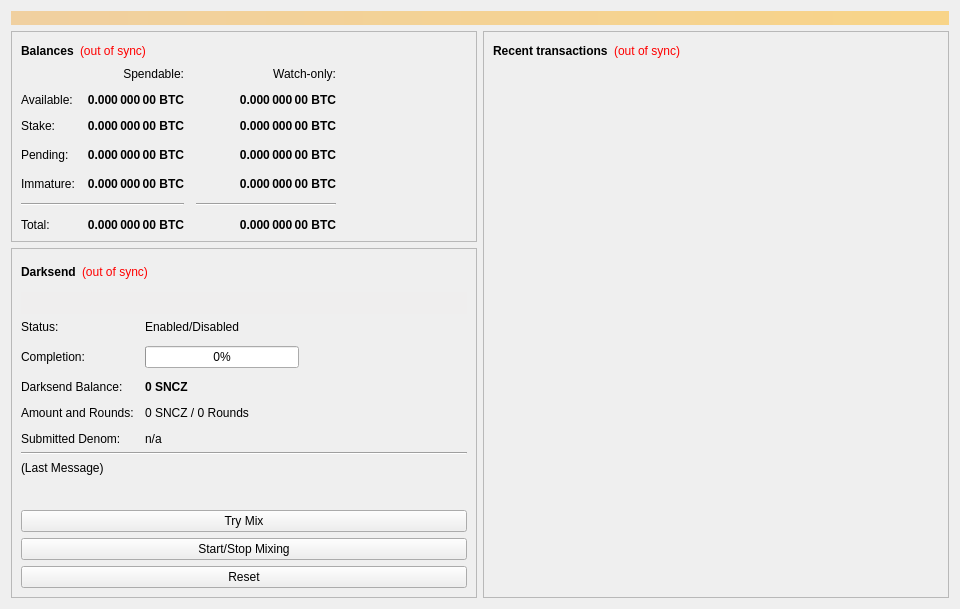
<?xml version="1.0" encoding="UTF-8"?>
<ui version="4.0">
 <class>OverviewPage</class>
 <widget class="QWidget" name="OverviewPage">
  <property name="geometry">
   <rect>
    <x>0</x>
    <y>0</y>
    <width>960</width>
    <height>594</height>
   </rect>
  </property>
  <property name="minimumSize">
   <size>
    <width>960</width>
    <height>0</height>
   </size>
  </property>
  <property name="windowTitle">
   <string>Form</string>
  </property>
  <layout class="QVBoxLayout" name="topLayout">
   <item>
    <widget class="QLabel" name="labelAlerts">
     <property name="visible">
      <bool>false</bool>
     </property>
     <property name="styleSheet">
      <string notr="true">background-color: qlineargradient(x1: 0, y1: 0, x2: 1, y2: 0, stop:0 #F0D0A0, stop:1 #F8D488); color:#000000;</string>
     </property>
     <property name="wordWrap">
      <bool>true</bool>
     </property>
     <property name="margin">
      <number>3</number>
     </property>
    </widget>
   </item>
   <item>
    <layout class="QHBoxLayout" name="horizontalLayout" stretch="1,1">
     <item>
      <layout class="QVBoxLayout" name="verticalLayout_2">
       <item>
        <widget class="QFrame" name="frame">
         <property name="frameShape">
          <enum>QFrame::StyledPanel</enum>
         </property>
         <property name="frameShadow">
          <enum>QFrame::Raised</enum>
         </property>
         <layout class="QVBoxLayout" name="verticalLayout_4">
          <item>
           <layout class="QHBoxLayout" name="horizontalLayout_4">
            <item>
             <widget class="QLabel" name="label_5">
              <property name="font">
               <font>
                <weight>75</weight>
                <bold>true</bold>
               </font>
              </property>
              <property name="text">
               <string>Balances</string>
              </property>
             </widget>
            </item>
            <item>
             <widget class="QLabel" name="labelWalletStatus">
              <property name="cursor">
               <cursorShape>WhatsThisCursor</cursorShape>
              </property>
              <property name="toolTip">
               <string>The displayed information may be out of date. Your wallet automatically synchronizes with the Sanchezium network after a connection is established, but this process has not completed yet.</string>
              </property>
              <property name="styleSheet">
               <string notr="true">QLabel { color: red; }</string>
              </property>
              <property name="text">
               <string notr="true">(out of sync)</string>
              </property>
              <property name="alignment">
               <set>Qt::AlignLeading|Qt::AlignLeft|Qt::AlignVCenter</set>
              </property>
             </widget>
            </item>
            <item>
             <spacer name="horizontalSpacer_3">
              <property name="orientation">
               <enum>Qt::Horizontal</enum>
              </property>
              <property name="sizeHint" stdset="0">
               <size>
                <width>40</width>
                <height>20</height>
               </size>
              </property>
             </spacer>
            </item>
           </layout>
          </item>
          <item>
           <layout class="QGridLayout" name="gridLayout">
            <property name="spacing">
             <number>12</number>
            </property>
            <item row="3" column="2">
             <widget class="QLabel" name="labelWatchPending">
              <property name="font">
               <font>
                <weight>75</weight>
                <bold>true</bold>
               </font>
              </property>
              <property name="cursor">
               <cursorShape>IBeamCursor</cursorShape>
              </property>
              <property name="toolTip">
               <string>Unconfirmed transactions to watch-only addresses</string>
              </property>
              <property name="text">
               <string notr="true">0.000 000 00 BTC</string>
              </property>
              <property name="alignment">
               <set>Qt::AlignRight|Qt::AlignTrailing|Qt::AlignVCenter</set>
              </property>
              <property name="textInteractionFlags">
               <set>Qt::LinksAccessibleByMouse|Qt::TextSelectableByKeyboard|Qt::TextSelectableByMouse</set>
              </property>
             </widget>
            </item>
            <item row="3" column="1">
             <widget class="QLabel" name="labelUnconfirmed">
              <property name="font">
               <font>
                <weight>75</weight>
                <bold>true</bold>
               </font>
              </property>
              <property name="cursor">
               <cursorShape>IBeamCursor</cursorShape>
              </property>
              <property name="toolTip">
               <string>Total of transactions that have yet to be confirmed, and do not yet count toward the spendable balance</string>
              </property>
              <property name="text">
               <string notr="true">0.000 000 00 BTC</string>
              </property>
              <property name="alignment">
               <set>Qt::AlignRight|Qt::AlignTrailing|Qt::AlignVCenter</set>
              </property>
              <property name="textInteractionFlags">
               <set>Qt::LinksAccessibleByMouse|Qt::TextSelectableByKeyboard|Qt::TextSelectableByMouse</set>
              </property>
             </widget>
            </item>
            <item row="4" column="2">
             <widget class="QLabel" name="labelWatchImmature">
              <property name="font">
               <font>
                <weight>75</weight>
                <bold>true</bold>
               </font>
              </property>
              <property name="cursor">
               <cursorShape>IBeamCursor</cursorShape>
              </property>
              <property name="toolTip">
               <string>Mined balance in watch-only addresses that has not yet matured</string>
              </property>
              <property name="text">
               <string notr="true">0.000 000 00 BTC</string>
              </property>
              <property name="alignment">
               <set>Qt::AlignRight|Qt::AlignTrailing|Qt::AlignVCenter</set>
              </property>
              <property name="textInteractionFlags">
               <set>Qt::LinksAccessibleByMouse|Qt::TextSelectableByKeyboard|Qt::TextSelectableByMouse</set>
              </property>
             </widget>
            </item>
            <item row="5" column="0" colspan="2">
             <widget class="Line" name="lineSpendableBalance">
              <property name="orientation">
               <enum>Qt::Horizontal</enum>
              </property>
             </widget>
            </item>
            <item row="5" column="2">
             <widget class="Line" name="lineWatchBalance">
              <property name="sizePolicy">
               <sizepolicy hsizetype="Preferred" vsizetype="Fixed">
                <horstretch>0</horstretch>
                <verstretch>0</verstretch>
               </sizepolicy>
              </property>
              <property name="minimumSize">
               <size>
                <width>140</width>
                <height>0</height>
               </size>
              </property>
              <property name="orientation">
               <enum>Qt::Horizontal</enum>
              </property>
             </widget>
            </item>
            <item row="6" column="0">
             <widget class="QLabel" name="labelTotalText">
              <property name="text">
               <string>Total:</string>
              </property>
             </widget>
            </item>
            <item row="4" column="1">
             <widget class="QLabel" name="labelImmature">
              <property name="font">
               <font>
                <weight>75</weight>
                <bold>true</bold>
               </font>
              </property>
              <property name="cursor">
               <cursorShape>IBeamCursor</cursorShape>
              </property>
              <property name="toolTip">
               <string>Mined balance that has not yet matured</string>
              </property>
              <property name="text">
               <string notr="true">0.000 000 00 BTC</string>
              </property>
              <property name="alignment">
               <set>Qt::AlignRight|Qt::AlignTrailing|Qt::AlignVCenter</set>
              </property>
              <property name="textInteractionFlags">
               <set>Qt::LinksAccessibleByMouse|Qt::TextSelectableByKeyboard|Qt::TextSelectableByMouse</set>
              </property>
             </widget>
            </item>
            <item row="3" column="3">
             <spacer name="horizontalSpacer_2">
              <property name="orientation">
               <enum>Qt::Horizontal</enum>
              </property>
              <property name="sizeHint" stdset="0">
               <size>
                <width>40</width>
                <height>20</height>
               </size>
              </property>
             </spacer>
            </item>
            <item row="4" column="0">
             <widget class="QLabel" name="labelImmatureText">
              <property name="text">
               <string>Immature:</string>
              </property>
             </widget>
            </item>
            <item row="6" column="1">
             <widget class="QLabel" name="labelTotal">
              <property name="font">
               <font>
                <weight>75</weight>
                <bold>true</bold>
               </font>
              </property>
              <property name="cursor">
               <cursorShape>IBeamCursor</cursorShape>
              </property>
              <property name="toolTip">
               <string>Your current total balance</string>
              </property>
              <property name="text">
               <string notr="true">0.000 000 00 BTC</string>
              </property>
              <property name="alignment">
               <set>Qt::AlignRight|Qt::AlignTrailing|Qt::AlignVCenter</set>
              </property>
              <property name="textInteractionFlags">
               <set>Qt::LinksAccessibleByMouse|Qt::TextSelectableByKeyboard|Qt::TextSelectableByMouse</set>
              </property>
             </widget>
            </item>
            <item row="6" column="2">
             <widget class="QLabel" name="labelWatchTotal">
              <property name="font">
               <font>
                <weight>75</weight>
                <bold>true</bold>
               </font>
              </property>
              <property name="cursor">
               <cursorShape>IBeamCursor</cursorShape>
              </property>
              <property name="toolTip">
               <string>Current total balance in watch-only addresses</string>
              </property>
              <property name="text">
               <string notr="true">0.000 000 00 BTC</string>
              </property>
              <property name="alignment">
               <set>Qt::AlignRight|Qt::AlignTrailing|Qt::AlignVCenter</set>
              </property>
              <property name="textInteractionFlags">
               <set>Qt::LinksAccessibleByMouse|Qt::TextSelectableByKeyboard|Qt::TextSelectableByMouse</set>
              </property>
             </widget>
            </item>
            <item row="0" column="2">
             <widget class="QLabel" name="labelWatchonly">
              <property name="text">
               <string>Watch-only:</string>
              </property>
              <property name="alignment">
               <set>Qt::AlignRight|Qt::AlignTrailing|Qt::AlignVCenter</set>
              </property>
             </widget>
            </item>
            <item row="1" column="0">
             <widget class="QLabel" name="labelBalanceText">
              <property name="text">
               <string>Available:</string>
              </property>
             </widget>
            </item>
            <item row="1" column="1">
             <widget class="QLabel" name="labelBalance">
              <property name="font">
               <font>
                <weight>75</weight>
                <bold>true</bold>
               </font>
              </property>
              <property name="cursor">
               <cursorShape>IBeamCursor</cursorShape>
              </property>
              <property name="toolTip">
               <string>Your current spendable balance</string>
              </property>
              <property name="text">
               <string notr="true">0.000 000 00 BTC</string>
              </property>
              <property name="alignment">
               <set>Qt::AlignRight|Qt::AlignTrailing|Qt::AlignVCenter</set>
              </property>
              <property name="textInteractionFlags">
               <set>Qt::LinksAccessibleByMouse|Qt::TextSelectableByKeyboard|Qt::TextSelectableByMouse</set>
              </property>
             </widget>
            </item>
            <item row="2" column="0">
             <widget class="QLabel" name="label_10">
              <property name="text">
               <string>Stake:</string>
              </property>
             </widget>
            </item>
            <item row="2" column="1">
             <widget class="QLabel" name="labelStake">
              <property name="font">
               <font>
                <weight>75</weight>
                <bold>true</bold>
               </font>
              </property>
              <property name="cursor">
               <cursorShape>IBeamCursor</cursorShape>
              </property>
              <property name="toolTip">
               <string>Total of coins that was staked, and do not yet count toward the current balance</string>
              </property>
              <property name="text">
               <string notr="true">0.000 000 00 BTC</string>
              </property>
              <property name="alignment">
               <set>Qt::AlignRight|Qt::AlignTrailing|Qt::AlignVCenter</set>
              </property>
              <property name="textInteractionFlags">
               <set>Qt::LinksAccessibleByMouse|Qt::TextSelectableByKeyboard|Qt::TextSelectableByMouse</set>
              </property>
             </widget>
            </item>
            <item row="2" column="2">
             <widget class="QLabel" name="labelWatchStake">
              <property name="font">
               <font>
                <weight>75</weight>
                <bold>true</bold>
               </font>
              </property>
              <property name="cursor">
               <cursorShape>IBeamCursor</cursorShape>
              </property>
              <property name="toolTip">
               <string>Total of coins that was staked in watch-only addresses, and do not yet count toward the current watch-only balance</string>
              </property>
              <property name="text">
               <string notr="true">0.000 000 00 BTC</string>
              </property>
              <property name="alignment">
               <set>Qt::AlignRight|Qt::AlignTrailing|Qt::AlignVCenter</set>
              </property>
              <property name="textInteractionFlags">
               <set>Qt::LinksAccessibleByMouse|Qt::TextSelectableByKeyboard|Qt::TextSelectableByMouse</set>
              </property>
             </widget>
            </item>
            <item row="1" column="2">
             <widget class="QLabel" name="labelWatchAvailable">
              <property name="font">
               <font>
                <weight>75</weight>
                <bold>true</bold>
               </font>
              </property>
              <property name="cursor">
               <cursorShape>IBeamCursor</cursorShape>
              </property>
              <property name="toolTip">
               <string>Your current balance in watch-only addresses</string>
              </property>
              <property name="text">
               <string notr="true">0.000 000 00 BTC</string>
              </property>
              <property name="alignment">
               <set>Qt::AlignRight|Qt::AlignTrailing|Qt::AlignVCenter</set>
              </property>
              <property name="textInteractionFlags">
               <set>Qt::LinksAccessibleByMouse|Qt::TextSelectableByKeyboard|Qt::TextSelectableByMouse</set>
              </property>
             </widget>
            </item>
            <item row="3" column="0">
             <widget class="QLabel" name="labelPendingText">
              <property name="text">
               <string>Pending:</string>
              </property>
             </widget>
            </item>
            <item row="0" column="1">
             <widget class="QLabel" name="labelSpendable">
              <property name="text">
               <string>Spendable:</string>
              </property>
              <property name="alignment">
               <set>Qt::AlignRight|Qt::AlignTrailing|Qt::AlignVCenter</set>
              </property>
             </widget>
            </item>
           </layout>
          </item>
         </layout>
        </widget>
       </item>
       <item>
        <widget class="QFrame" name="frameDarksend">
         <property name="sizePolicy">
          <sizepolicy hsizetype="Expanding" vsizetype="Expanding">
           <horstretch>0</horstretch>
           <verstretch>0</verstretch>
          </sizepolicy>
         </property>
         <property name="minimumSize">
          <size>
           <width>0</width>
           <height>350</height>
          </size>
         </property>
         <property name="layoutDirection">
          <enum>Qt::LeftToRight</enum>
         </property>
         <property name="frameShape">
          <enum>QFrame::StyledPanel</enum>
         </property>
         <property name="frameShadow">
          <enum>QFrame::Raised</enum>
         </property>
         <layout class="QVBoxLayout" name="verticalLayout_5">
          <item>
           <layout class="QHBoxLayout" name="horizontalLayout_5">
            <item>
             <widget class="QLabel" name="label_2">
              <property name="font">
               <font>
                <weight>75</weight>
                <bold>true</bold>
               </font>
              </property>
              <property name="text">
               <string>Darksend</string>
              </property>
             </widget>
            </item>
            <item>
             <widget class="QLabel" name="labelDarksendSyncStatus">
              <property name="toolTip">
               <string>The displayed information may be out of date. Your wallet automatically synchronizes with the Sanchezium network after a connection is established, but this process has not completed yet.</string>
              </property>
              <property name="styleSheet">
               <string notr="true">QLabel { color: red; }</string>
              </property>
              <property name="text">
               <string notr="true">(out of sync)</string>
              </property>
              <property name="alignment">
               <set>Qt::AlignLeading|Qt::AlignLeft|Qt::AlignVCenter</set>
              </property>
             </widget>
            </item>
            <item>
             <spacer name="horizontalSpacer_4">
              <property name="orientation">
               <enum>Qt::Horizontal</enum>
              </property>
              <property name="sizeHint" stdset="0">
               <size>
                <width>40</width>
                <height>20</height>
               </size>
              </property>
             </spacer>
            </item>
           </layout>
          </item>
          <item>
           <widget class="QPushButton" name="runAutoDenom">
            <property name="palette">
             <palette>
              <active>
               <colorrole role="WindowText">
                <brush brushstyle="SolidPattern">
                 <color alpha="255">
                  <red>0</red>
                  <green>0</green>
                  <blue>0</blue>
                 </color>
                </brush>
               </colorrole>
               <colorrole role="Button">
                <brush brushstyle="SolidPattern">
                 <color alpha="255">
                  <red>239</red>
                  <green>238</green>
                  <blue>238</blue>
                 </color>
                </brush>
               </colorrole>
               <colorrole role="Light">
                <brush brushstyle="SolidPattern">
                 <color alpha="255">
                  <red>255</red>
                  <green>255</green>
                  <blue>255</blue>
                 </color>
                </brush>
               </colorrole>
               <colorrole role="Midlight">
                <brush brushstyle="SolidPattern">
                 <color alpha="255">
                  <red>247</red>
                  <green>246</green>
                  <blue>246</blue>
                 </color>
                </brush>
               </colorrole>
               <colorrole role="Dark">
                <brush brushstyle="SolidPattern">
                 <color alpha="255">
                  <red>119</red>
                  <green>119</green>
                  <blue>119</blue>
                 </color>
                </brush>
               </colorrole>
               <colorrole role="Mid">
                <brush brushstyle="SolidPattern">
                 <color alpha="255">
                  <red>159</red>
                  <green>159</green>
                  <blue>159</blue>
                 </color>
                </brush>
               </colorrole>
               <colorrole role="Text">
                <brush brushstyle="SolidPattern">
                 <color alpha="255">
                  <red>0</red>
                  <green>0</green>
                  <blue>0</blue>
                 </color>
                </brush>
               </colorrole>
               <colorrole role="BrightText">
                <brush brushstyle="SolidPattern">
                 <color alpha="255">
                  <red>255</red>
                  <green>255</green>
                  <blue>255</blue>
                 </color>
                </brush>
               </colorrole>
               <colorrole role="ButtonText">
                <brush brushstyle="SolidPattern">
                 <color alpha="255">
                  <red>0</red>
                  <green>0</green>
                  <blue>0</blue>
                 </color>
                </brush>
               </colorrole>
               <colorrole role="Base">
                <brush brushstyle="SolidPattern">
                 <color alpha="255">
                  <red>255</red>
                  <green>255</green>
                  <blue>255</blue>
                 </color>
                </brush>
               </colorrole>
               <colorrole role="Window">
                <brush brushstyle="SolidPattern">
                 <color alpha="255">
                  <red>239</red>
                  <green>238</green>
                  <blue>238</blue>
                 </color>
                </brush>
               </colorrole>
               <colorrole role="Shadow">
                <brush brushstyle="SolidPattern">
                 <color alpha="255">
                  <red>0</red>
                  <green>0</green>
                  <blue>0</blue>
                 </color>
                </brush>
               </colorrole>
               <colorrole role="AlternateBase">
                <brush brushstyle="SolidPattern">
                 <color alpha="255">
                  <red>247</red>
                  <green>246</green>
                  <blue>246</blue>
                 </color>
                </brush>
               </colorrole>
               <colorrole role="ToolTipBase">
                <brush brushstyle="SolidPattern">
                 <color alpha="255">
                  <red>255</red>
                  <green>255</green>
                  <blue>220</blue>
                 </color>
                </brush>
               </colorrole>
               <colorrole role="ToolTipText">
                <brush brushstyle="SolidPattern">
                 <color alpha="255">
                  <red>0</red>
                  <green>0</green>
                  <blue>0</blue>
                 </color>
                </brush>
               </colorrole>
              </active>
              <inactive>
               <colorrole role="WindowText">
                <brush brushstyle="SolidPattern">
                 <color alpha="255">
                  <red>0</red>
                  <green>0</green>
                  <blue>0</blue>
                 </color>
                </brush>
               </colorrole>
               <colorrole role="Button">
                <brush brushstyle="SolidPattern">
                 <color alpha="255">
                  <red>239</red>
                  <green>238</green>
                  <blue>238</blue>
                 </color>
                </brush>
               </colorrole>
               <colorrole role="Light">
                <brush brushstyle="SolidPattern">
                 <color alpha="255">
                  <red>255</red>
                  <green>255</green>
                  <blue>255</blue>
                 </color>
                </brush>
               </colorrole>
               <colorrole role="Midlight">
                <brush brushstyle="SolidPattern">
                 <color alpha="255">
                  <red>247</red>
                  <green>246</green>
                  <blue>246</blue>
                 </color>
                </brush>
               </colorrole>
               <colorrole role="Dark">
                <brush brushstyle="SolidPattern">
                 <color alpha="255">
                  <red>119</red>
                  <green>119</green>
                  <blue>119</blue>
                 </color>
                </brush>
               </colorrole>
               <colorrole role="Mid">
                <brush brushstyle="SolidPattern">
                 <color alpha="255">
                  <red>159</red>
                  <green>159</green>
                  <blue>159</blue>
                 </color>
                </brush>
               </colorrole>
               <colorrole role="Text">
                <brush brushstyle="SolidPattern">
                 <color alpha="255">
                  <red>0</red>
                  <green>0</green>
                  <blue>0</blue>
                 </color>
                </brush>
               </colorrole>
               <colorrole role="BrightText">
                <brush brushstyle="SolidPattern">
                 <color alpha="255">
                  <red>255</red>
                  <green>255</green>
                  <blue>255</blue>
                 </color>
                </brush>
               </colorrole>
               <colorrole role="ButtonText">
                <brush brushstyle="SolidPattern">
                 <color alpha="255">
                  <red>0</red>
                  <green>0</green>
                  <blue>0</blue>
                 </color>
                </brush>
               </colorrole>
               <colorrole role="Base">
                <brush brushstyle="SolidPattern">
                 <color alpha="255">
                  <red>255</red>
                  <green>255</green>
                  <blue>255</blue>
                 </color>
                </brush>
               </colorrole>
               <colorrole role="Window">
                <brush brushstyle="SolidPattern">
                 <color alpha="255">
                  <red>239</red>
                  <green>238</green>
                  <blue>238</blue>
                 </color>
                </brush>
               </colorrole>
               <colorrole role="Shadow">
                <brush brushstyle="SolidPattern">
                 <color alpha="255">
                  <red>0</red>
                  <green>0</green>
                  <blue>0</blue>
                 </color>
                </brush>
               </colorrole>
               <colorrole role="AlternateBase">
                <brush brushstyle="SolidPattern">
                 <color alpha="255">
                  <red>247</red>
                  <green>246</green>
                  <blue>246</blue>
                 </color>
                </brush>
               </colorrole>
               <colorrole role="ToolTipBase">
                <brush brushstyle="SolidPattern">
                 <color alpha="255">
                  <red>255</red>
                  <green>255</green>
                  <blue>220</blue>
                 </color>
                </brush>
               </colorrole>
               <colorrole role="ToolTipText">
                <brush brushstyle="SolidPattern">
                 <color alpha="255">
                  <red>0</red>
                  <green>0</green>
                  <blue>0</blue>
                 </color>
                </brush>
               </colorrole>
              </inactive>
              <disabled>
               <colorrole role="WindowText">
                <brush brushstyle="SolidPattern">
                 <color alpha="255">
                  <red>119</red>
                  <green>119</green>
                  <blue>119</blue>
                 </color>
                </brush>
               </colorrole>
               <colorrole role="Button">
                <brush brushstyle="SolidPattern">
                 <color alpha="255">
                  <red>239</red>
                  <green>238</green>
                  <blue>238</blue>
                 </color>
                </brush>
               </colorrole>
               <colorrole role="Light">
                <brush brushstyle="SolidPattern">
                 <color alpha="255">
                  <red>255</red>
                  <green>255</green>
                  <blue>255</blue>
                 </color>
                </brush>
               </colorrole>
               <colorrole role="Midlight">
                <brush brushstyle="SolidPattern">
                 <color alpha="255">
                  <red>247</red>
                  <green>246</green>
                  <blue>246</blue>
                 </color>
                </brush>
               </colorrole>
               <colorrole role="Dark">
                <brush brushstyle="SolidPattern">
                 <color alpha="255">
                  <red>119</red>
                  <green>119</green>
                  <blue>119</blue>
                 </color>
                </brush>
               </colorrole>
               <colorrole role="Mid">
                <brush brushstyle="SolidPattern">
                 <color alpha="255">
                  <red>159</red>
                  <green>159</green>
                  <blue>159</blue>
                 </color>
                </brush>
               </colorrole>
               <colorrole role="Text">
                <brush brushstyle="SolidPattern">
                 <color alpha="255">
                  <red>119</red>
                  <green>119</green>
                  <blue>119</blue>
                 </color>
                </brush>
               </colorrole>
               <colorrole role="BrightText">
                <brush brushstyle="SolidPattern">
                 <color alpha="255">
                  <red>255</red>
                  <green>255</green>
                  <blue>255</blue>
                 </color>
                </brush>
               </colorrole>
               <colorrole role="ButtonText">
                <brush brushstyle="SolidPattern">
                 <color alpha="255">
                  <red>119</red>
                  <green>119</green>
                  <blue>119</blue>
                 </color>
                </brush>
               </colorrole>
               <colorrole role="Base">
                <brush brushstyle="SolidPattern">
                 <color alpha="255">
                  <red>239</red>
                  <green>238</green>
                  <blue>238</blue>
                 </color>
                </brush>
               </colorrole>
               <colorrole role="Window">
                <brush brushstyle="SolidPattern">
                 <color alpha="255">
                  <red>239</red>
                  <green>238</green>
                  <blue>238</blue>
                 </color>
                </brush>
               </colorrole>
               <colorrole role="Shadow">
                <brush brushstyle="SolidPattern">
                 <color alpha="255">
                  <red>0</red>
                  <green>0</green>
                  <blue>0</blue>
                 </color>
                </brush>
               </colorrole>
               <colorrole role="AlternateBase">
                <brush brushstyle="SolidPattern">
                 <color alpha="255">
                  <red>239</red>
                  <green>238</green>
                  <blue>238</blue>
                 </color>
                </brush>
               </colorrole>
               <colorrole role="ToolTipBase">
                <brush brushstyle="SolidPattern">
                 <color alpha="255">
                  <red>255</red>
                  <green>255</green>
                  <blue>220</blue>
                 </color>
                </brush>
               </colorrole>
               <colorrole role="ToolTipText">
                <brush brushstyle="SolidPattern">
                 <color alpha="255">
                  <red>0</red>
                  <green>0</green>
                  <blue>0</blue>
                 </color>
                </brush>
               </colorrole>
              </disabled>
             </palette>
            </property>
            <property name="focusPolicy">
             <enum>Qt::NoFocus</enum>
            </property>
            <property name="autoFillBackground">
             <bool>true</bool>
            </property>
            <property name="text">
             <string/>
            </property>
            <property name="flat">
             <bool>true</bool>
            </property>
           </widget>
          </item>
          <item>
           <layout class="QFormLayout" name="formLayout">
            <property name="fieldGrowthPolicy">
             <enum>QFormLayout::AllNonFixedFieldsGrow</enum>
            </property>
            <property name="horizontalSpacing">
             <number>11</number>
            </property>
            <property name="verticalSpacing">
             <number>12</number>
            </property>
            <item row="0" column="0">
             <widget class="QLabel" name="label_6">
              <property name="text">
               <string>Status:</string>
              </property>
             </widget>
            </item>
            <item row="1" column="0">
             <widget class="QLabel" name="label_7">
              <property name="text">
               <string>Completion:</string>
              </property>
             </widget>
            </item>
            <item row="1" column="1">
             <widget class="QProgressBar" name="darksendProgress">
              <property name="maximumSize">
               <size>
                <width>154</width>
                <height>16777215</height>
               </size>
              </property>
              <property name="value">
               <number>0</number>
              </property>
             </widget>
            </item>
            <item row="3" column="0">
             <widget class="QLabel" name="labelAnonymizedText">
              <property name="text">
               <string>Darksend Balance:</string>
              </property>
             </widget>
            </item>
            <item row="3" column="1">
             <widget class="QLabel" name="labelAnonymized">
              <property name="font">
               <font>
                <weight>75</weight>
                <bold>true</bold>
               </font>
              </property>
              <property name="text">
               <string notr="true">0 SNCZ</string>
              </property>
             </widget>
            </item>
            <item row="4" column="0">
             <widget class="QLabel" name="label_8">
              <property name="text">
               <string>Amount and Rounds:</string>
              </property>
             </widget>
            </item>
            <item row="4" column="1">
             <widget class="QLabel" name="labelAmountRounds">
              <property name="text">
               <string>0 SNCZ / 0 Rounds</string>
              </property>
             </widget>
            </item>
            <item row="5" column="0">
             <widget class="QLabel" name="label_9">
              <property name="text">
               <string>Submitted Denom:</string>
              </property>
             </widget>
            </item>
            <item row="5" column="1">
             <widget class="QLabel" name="labelSubmittedDenom">
              <property name="toolTip">
               <string>The denominations you submitted to the Masternode.&lt;br&gt;To mix, other users must submit the exact same denominations.</string>
              </property>
              <property name="text">
               <string>n/a</string>
              </property>
             </widget>
            </item>
            <item row="0" column="1">
             <widget class="QLabel" name="darksendEnabled">
              <property name="text">
               <string>Enabled/Disabled</string>
              </property>
             </widget>
            </item>
           </layout>
          </item>
          <item>
           <widget class="Line" name="lineLastMessage">
            <property name="orientation">
             <enum>Qt::Horizontal</enum>
            </property>
           </widget>
          </item>
          <item>
           <widget class="QLabel" name="darksendStatus">
            <property name="minimumSize">
             <size>
              <width>288</width>
              <height>43</height>
             </size>
            </property>
            <property name="text">
             <string>(Last Message)</string>
            </property>
            <property name="alignment">
             <set>Qt::AlignLeading|Qt::AlignLeft|Qt::AlignTop</set>
            </property>
            <property name="wordWrap">
             <bool>true</bool>
            </property>
           </widget>
          </item>
          <item>
           <widget class="QPushButton" name="darksendAuto">
            <property name="sizePolicy">
             <sizepolicy hsizetype="MinimumExpanding" vsizetype="Fixed">
              <horstretch>0</horstretch>
              <verstretch>0</verstretch>
             </sizepolicy>
            </property>
            <property name="toolTip">
             <string>Try to manually submit a Darksend request.</string>
            </property>
            <property name="text">
             <string>Try Mix</string>
            </property>
           </widget>
          </item>
          <item>
           <widget class="QPushButton" name="toggleDarksend">
            <property name="sizePolicy">
             <sizepolicy hsizetype="MinimumExpanding" vsizetype="Fixed">
              <horstretch>0</horstretch>
              <verstretch>0</verstretch>
             </sizepolicy>
            </property>
            <property name="text">
             <string>Start/Stop Mixing</string>
            </property>
           </widget>
          </item>
          <item>
           <widget class="QPushButton" name="darksendReset">
            <property name="sizePolicy">
             <sizepolicy hsizetype="MinimumExpanding" vsizetype="Fixed">
              <horstretch>0</horstretch>
              <verstretch>0</verstretch>
             </sizepolicy>
            </property>
            <property name="toolTip">
             <string>Reset the current status of Darksend (can interrupt Darksend if it's in the process of Mixing, which can cost you money!)</string>
            </property>
            <property name="autoFillBackground">
             <bool>false</bool>
            </property>
            <property name="text">
             <string>Reset</string>
            </property>
           </widget>
          </item>
         </layout>
        </widget>
       </item>
       <item>
        <spacer name="verticalSpacer">
         <property name="orientation">
          <enum>Qt::Vertical</enum>
         </property>
         <property name="sizeHint" stdset="0">
          <size>
           <width>20</width>
           <height>40</height>
          </size>
         </property>
        </spacer>
       </item>
      </layout>
     </item>
     <item>
      <layout class="QVBoxLayout" name="verticalLayout_3">
       <item>
        <widget class="QFrame" name="frame_2">
         <property name="frameShape">
          <enum>QFrame::StyledPanel</enum>
         </property>
         <property name="frameShadow">
          <enum>QFrame::Raised</enum>
         </property>
         <layout class="QVBoxLayout" name="verticalLayout">
          <item>
           <layout class="QHBoxLayout" name="horizontalLayout_2">
            <item>
             <widget class="QLabel" name="label_4">
              <property name="font">
               <font>
                <weight>75</weight>
                <bold>true</bold>
               </font>
              </property>
              <property name="text">
               <string>Recent transactions</string>
              </property>
             </widget>
            </item>
            <item>
             <widget class="QLabel" name="labelTransactionsStatus">
              <property name="cursor">
               <cursorShape>WhatsThisCursor</cursorShape>
              </property>
              <property name="toolTip">
               <string>The displayed information may be out of date. Your wallet automatically synchronizes with the Sanchezium network after a connection is established, but this process has not completed yet.</string>
              </property>
              <property name="styleSheet">
               <string notr="true">QLabel { color: red; }</string>
              </property>
              <property name="text">
               <string notr="true">(out of sync)</string>
              </property>
              <property name="alignment">
               <set>Qt::AlignRight|Qt::AlignTrailing|Qt::AlignVCenter</set>
              </property>
             </widget>
            </item>
            <item>
             <spacer name="horizontalSpacer">
              <property name="orientation">
               <enum>Qt::Horizontal</enum>
              </property>
              <property name="sizeHint" stdset="0">
               <size>
                <width>40</width>
                <height>20</height>
               </size>
              </property>
             </spacer>
            </item>
           </layout>
          </item>
          <item>
           <widget class="QListView" name="listTransactions">
            <property name="styleSheet">
             <string notr="true">QListView { background: transparent; }</string>
            </property>
            <property name="frameShape">
             <enum>QFrame::NoFrame</enum>
            </property>
            <property name="verticalScrollBarPolicy">
             <enum>Qt::ScrollBarAlwaysOff</enum>
            </property>
            <property name="horizontalScrollBarPolicy">
             <enum>Qt::ScrollBarAlwaysOff</enum>
            </property>
            <property name="selectionMode">
             <enum>QAbstractItemView::NoSelection</enum>
            </property>
           </widget>
          </item>
         </layout>
        </widget>
       </item>
      </layout>
     </item>
    </layout>
   </item>
  </layout>
 </widget>
 <resources/>
 <connections/>
</ui>
